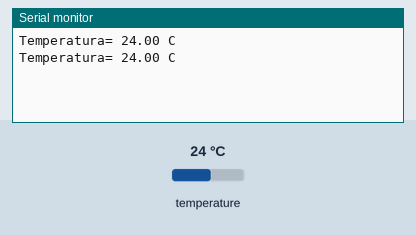
Simulated run of this sketch. Board: Arduino Uno, built with avr-gcc and run on an emulated ATmega328P. Shown: the last lines printed to the serial monitor. The inputs (shaded band) are chosen by the test bench; at power-on: temperature 24 °C.

Above: at 2.8 s.
2.9 s: temperature set to 12 °C
At 3.8 s:
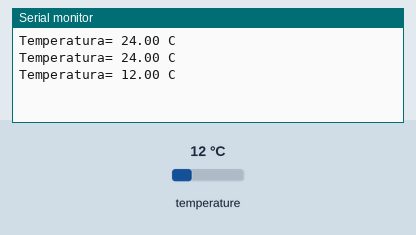
4.7 s: temperature set to 19 °C
At 4.7 s:
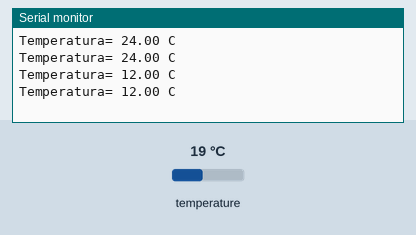
Timing chart, 0 to 7.7 s (numbered marks = the images above; inputs shaded):
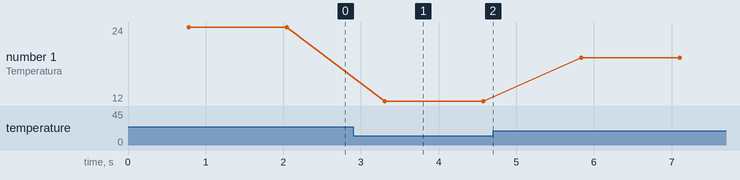

The sketch:

DS18B20.ino
```cpp
/*
 * Medir temperatura sensor DS18B20
 * taloselectronics.com
 * soporte@taloselectronics.com
 */
#include <OneWire.h>
#include <DallasTemperature.h>

OneWire ourWire(2);                //Se establece el pin 2 commo bus de datos

DallasTemperature DS18B20(&ourWire); //Se declara una el objeto tipo DallasTemperature

void setup() {
Serial.begin(9600);//Se inicializa el monitor serial a 9600 bps
DS18B20.begin();   //Se inicia el el sensor DS18b20
}

void loop() {
DS18B20.requestTemperatures();   //Se envía el comando para leer la temperatura
float temperatura= DS18B20.getTempCByIndex(0); //Se obtiene la temperatura en ºC

Serial.print("Temperatura= ");
Serial.print(temperatura);
Serial.println(" C");
delay(500);
}
```

Measured:
- after the input at 2.9 s, the serial monitor: prints a new line after 0.41 s (image 1)
- plotted number 1: 24 → 12 after the input at 2.9 s, 12 → 19 after the input at 4.7 s
